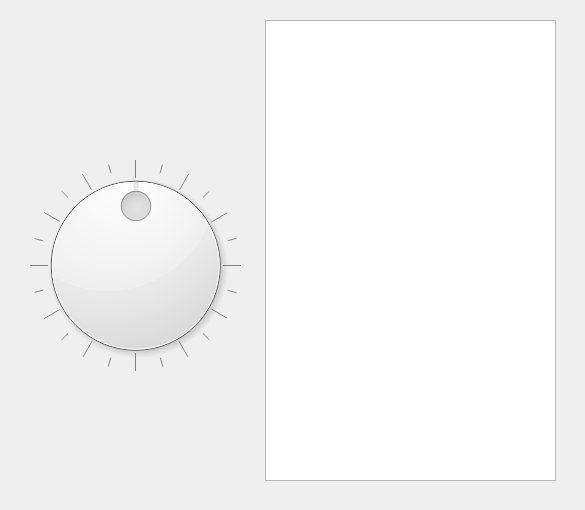
<?xml version="1.0" encoding="UTF-8"?>
<ui version="4.0">
 <class>rc_ui</class>
 <widget class="QWidget" name="rc_ui">
  <property name="geometry">
   <rect>
    <x>0</x>
    <y>0</y>
    <width>585</width>
    <height>510</height>
   </rect>
  </property>
  <property name="windowTitle">
   <string>rc_ui</string>
  </property>
  <widget class="QDial" name="dial">
   <property name="geometry">
    <rect>
     <x>30</x>
     <y>160</y>
     <width>211</width>
     <height>211</height>
    </rect>
   </property>
   <property name="maximum">
    <number>359</number>
   </property>
   <property name="singleStep">
    <number>15</number>
   </property>
   <property name="pageStep">
    <number>10</number>
   </property>
   <property name="value">
    <number>180</number>
   </property>
   <property name="invertedAppearance">
    <bool>false</bool>
   </property>
   <property name="wrapping">
    <bool>true</bool>
   </property>
   <property name="notchTarget">
    <double>15.000000000000000</double>
   </property>
   <property name="notchesVisible">
    <bool>true</bool>
   </property>
  </widget>
  <widget class="QTextBrowser" name="textBrowser">
   <property name="geometry">
    <rect>
     <x>265</x>
     <y>20</y>
     <width>291</width>
     <height>461</height>
    </rect>
   </property>
  </widget>
 </widget>
 <resources/>
 <connections/>
</ui>
